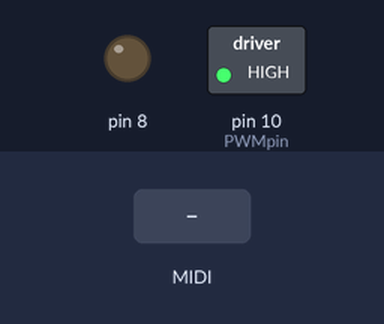
This sketch was run on a simulated Arduino Uno, built with avr-gcc and run on an emulated ATmega328P. On the bench: switched loads named in the sketch (green lamp = pin HIGH), output pins drawn as LEDs (lit = HIGH). The inputs (shaded band) are chosen by the test bench. MIDI output is not drawn.

Above: at 1.2 s.
1.3 s: MIDI note 36 received
At 1.45 s:
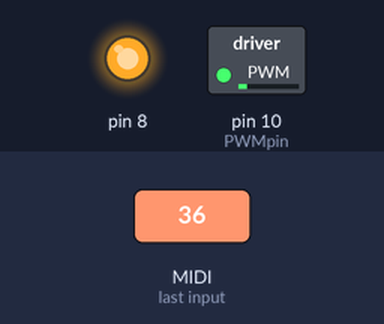
At 2.2 s:
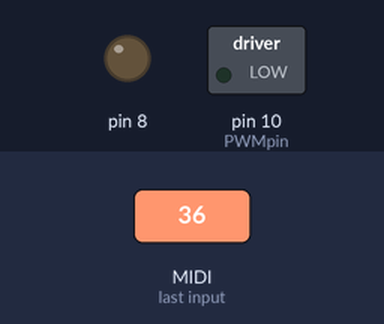
Timing chart, 0 to 4.3 s (numbered marks = the images above; inputs shaded):
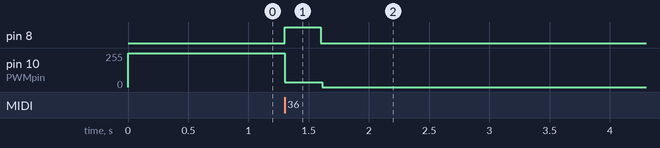

Measured:
- after the input at 1.3 s, pin 8: LOW → HIGH at once, → LOW 0.30 s later; pin 10 (PWMpin): 255/255 → 36/255 at once, → 0/255 0.31 s later

The sketch:

dc_midi.ino
```cpp
#include <MIDI.h>
#include <Stepper.h>
#include<avr/io.h>

#define PWMpin 10

float duty = 0.14;

MIDI_CREATE_DEFAULT_INSTANCE();

void motorTone(int freq) {
  OCR1A = (unsigned int)(1000000 / freq);
  OCR1B = (unsigned int)(1000000 / freq * duty);
}

int m2t[127] = {
  0,
  0,
  0,
  0,
  0,
  0,
  0,
  0,
  0,
  0,
  0,
  0,
  0,
  0,
  0,
  0,
  0,
  0,
  0,
  0,
  0,
  0,
  0,
  0,
  0,
  0,
  0,
  0,
  0,
  0,
  0,
  0,
  3,
  11,
  19,
  27,
  35,
  43,
  51,
  59,
  67,
  75,
  83,
  91,
  99,
  107,
  115,
  123, //NOTE_B2
  131, //NOTE_C3
  139, //NOTE_CS3
  147, //NOTE_D3
  156, //NOTE_DS3
  165, //NOTE_E3
  175, //NOTE_F3
  185, //NOTE_FS3
  196, //NOTE_G3
  208, //NOTE_GS3
  220, //NOTE_A3
  233, //NOTE_AS3
  247, //NOTE_B3
  262, //NOTE_C4
  277, //NOTE_CS4
  294, //NOTE_D4
  311, //NOTE_DS4
  330, //NOTE_E4
  349, //NOTE_F4
  370, //NOTE_FS4
  392, //NOTE_G4
  415, //NOTE_GS4
  440, //NOTE_A4
  466, //NOTE_AS4
  494, //NOTE_B4
  523, //NOTE_C5
  554, //NOTE_CS5
  587, //NOTE_D5
  622, //NOTE_DS5
  659, //NOTE_E5
  698, //NOTE_F5
  740, //NOTE_FS5
  784, //NOTE_G5
  831, //NOTE_GS5
  880, //NOTE_A5
  932, //NOTE_AS5
  988, //NOTE_B5
  1047, //NOTE_C6
  1109, //NOTE_CS6
  1175, //NOTE_D6
  1245, //NOTE_DS6
  1319, //NOTE_E6
  1397, //NOTE_F6
  1480, //NOTE_FS6
  1568, //NOTE_G6
  1661, //NOTE_GS6
  1760, //NOTE_A6
  1865, //NOTE_AS6
  1976, //NOTE_B6
  2093, //NOTE_C7
  2217, //NOTE_CS7
  2349, //NOTE_D7
  2489, //NOTE_DS7
  2637, //NOTE_E7
  2794, //NOTE_F7
  2960, //NOTE_FS7
  3136, //NOTE_G7
  3322, //NOTE_GS7
  3520, //NOTE_A7
  3729, //NOTE_AS7
  3951, //NOTE_B7
  4186, //NOTE_C8
  4435, //NOTE_CS8
  4699, //NOTE_D8
  4978 //NOTE_DS8
};

int vol = 4;
int tone1Interval = 0;
int note;

void handleNoteOn(byte channel, byte pitch, byte velocity){
  if (channel == 1) {
    duty=0.14;
    motorTone(m2t[pitch]);
  }
  tone1Interval = MIDI.getData1();
  digitalWrite(8, HIGH);
}

void handleNoteOff(byte channel, byte pitch, byte velocity){
  if (channel == 1) {
    tone1Interval = 0;
    duty=0;
    motorTone(m2t[pitch]);
    digitalWrite(8, LOW);
  }
}

void setup() {
  MIDI.setHandleNoteOn(handleNoteOn);
  MIDI.setHandleNoteOff(handleNoteOff);
  MIDI.begin();
  pinMode(PWMpin, OUTPUT);
  pinMode(8, OUTPUT);
}

void loop() {
  TCCR1A = 0b00100001;
  TCCR1B = 0b00010010;
  MIDI.read();
}
```
